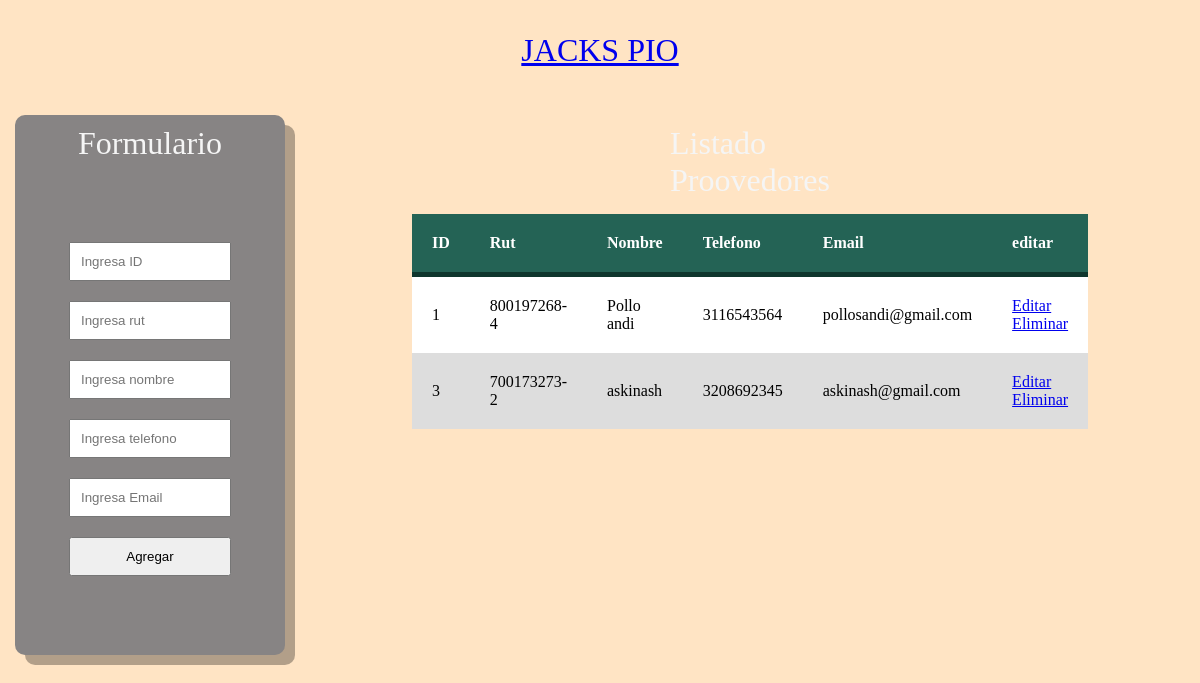
The app's page /proovedores.php with its own data.
### tables this page shows
CREATE TABLE `proovedores` (
  `id` int(11) NOT NULL AUTO_INCREMENT,
  `rut` varchar(255) NOT NULL,
  `nombre` varchar(255) NOT NULL,
  `telefono` varchar(255) NOT NULL,
  `email` varchar(255) NOT NULL,
  `created_at` timestamp NOT NULL DEFAULT current_timestamp() ON UPDATE current_timestamp(),
  `update_at` timestamp NULL DEFAULT NULL,
  PRIMARY KEY (`id`),
  UNIQUE KEY `email` (`email`)
);

### proovedores.php (the view, shortened to what this page needs)
<!DOCTYPE html>
<html lang="es">
<head>
    <link rel="stylesheet" href="./estilos.css">
    <link rel="stylesheet" href="mostrar.css">
</head>
<body>
    <div class="contenedor1">
        <div class="navbar">
    <div class="div-titulo">
    <a href="Pagina.php"><h1>JACKS PIO</h1></a>
    </div>
    <div class="contenedor">
        <div class="div-formulario">
            <h2>Formulario</h2>
            <form action="pregistro.php" method="post">
                <input type="text" name="id" placeholder="Ingresa ID">
                <input type="text" name="rut" placeholder="Ingresa rut">
                <input type="text" name="nombre" placeholder="Ingresa nombre">
                <input type="text" name="telefono" placeholder="Ingresa telefono">
                <input type="text" name="email" placeholder="Ingresa Email">
                <button type="submit" id="btnregistrar" value="ok">Agregar</button>
            </form>
    </div>
    <div class="contenedor">
        <div class="div-listado">
                <h2>Listado Proovedores</h2>
                <div class="div-empleados">
                <table class="table">
                    <div class="main-container">
      <thead>
        <tr>
          <th>ID</th>
          <th>Rut</th>
          <th>Nombre</th>
          <th>Telefono</th>
          <th>Email</th>
          <th>editar</th>
        </tr>
      </thead>
      <tbody>
        <?php
        include "conexion.php";
        $sql = $conexion->query(" select * from proovedores ");
        while($datos = $sql->fetch_object()) {
        ?>
        <tr>
                <td><?php echo $datos->id; ?></td>
                <td><?php echo $datos->rut?></td>
                <td><?php echo $datos->nombre?></td>
                <td><?php echo $datos->telefono?></td>
                <td><?php echo $datos->email?></td>
                <td>
                    <a href="actualizarpro.php?id=<?= $datos->id;?>">Editar</a>
                    <a href="eliminarproovedor.php">Eliminar</a>
                </td>
        </tr>
        </div>
        <?php
    }
    ?>
                </div>
            </div>
            </div>
</body>
</html>

### estilos.css (style rules this page uses)
* { margin: 0; padding: 0; box-sizing: border-box; }
body { background-color: bisque; }
.div-titulo { width: 100%; height: 100px; display: flex; justify-content: center; align-items: center; }
.div-titulo h1 { font-weight: 300; }
.contenedor { width: 100%; height: calc(150vh - 120px); display: flex; justify-content: center; }
.contenedor .div-formulario { width: 30%; height: 50%; margin: 15px 15px; background-color: rgb(135, 132, 132); display: flex; flex-direction: column; justify-content: center; align-items: center; border-radius: 10px; box-shadow: 10px 10px rgba(0, 0, 0, 0.3); }
.contenedor .div-formulario h2 { margin-top: 10px; font-weight: 300; font-size: 2em; color: whitesmoke; }
.contenedor .div-formulario form { width: 100%; height: 100%; display: flex; flex-direction: column; justify-content: center; align-items: center; }
.contenedor .div-formulario form input, .contenedor .div-formulario form button { width: 60%; padding: 10px 10px; margin: 10px 10px; }
.contenedor .div-listado { width: 70px; height: calc(100% - 80%); margin: 15px 15px; display: flex; flex-direction: column; align-items: center; border-radius: 10px; }
.contenedor .div-listado h2 { margin-top: 10px; font-weight: 300; font-size: 2em; color: whitesmoke; }
.contenedor .div-listado .div-empleados { width: 100%; height: 100%; display: flex; flex-direction: column; align-items: center; margin: 15px; padding: 0 30px; }

### mostrar.css (style rules this page uses)
table { width: 100%; background-color: white; border-collapse: collapse; text-align: left; }
th,td { padding: 20px; }
thead { background-color: #246355; color: white; border-bottom: solid 5px #0F362D; }
tr:nth-child(even) { background-color:#ddd ; }

### records on screen
proovedores: id "1", rut "800197268-4", nombre "Pollo andi", telefono "3116543564", email "pollosandi@gmail.com"
proovedores: id "3", rut "700173273-2", nombre "askinash", telefono "3208692345", email "askinash@gmail.com"
